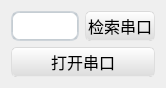
         <widget class="QWidget" name="layoutWidget2">
          <property name="geometry">
           <rect>
            <x>12</x>
            <y>37</y>
            <width>152</width>
            <height>56</height>
           </rect>
          </property>
          <layout class="QGridLayout" name="gridLayout_port" columnstretch="1,0">
           <item row="0" column="1">
            <widget class="QPushButton" name="pushButton_scanPort">
             <property name="sizePolicy">
              <sizepolicy hsizetype="Expanding" vsizetype="Minimum">
               <horstretch>0</horstretch>
               <verstretch>0</verstretch>
              </sizepolicy>
             </property>
             <property name="font">
              <font>
               <family>宋体</family>
               <pointsize>12</pointsize>
              </font>
             </property>
             <property name="styleSheet">
              <string notr="true">QPushButton{

	border-style: solid;
	border-top-color: qlineargradient(spread:pad, x1:0.5, y1:1, x2:0.5, y2:0, stop:0 rgb(215, 215, 215), stop:1 rgb(220, 220, 220));
	border-right-color: qlineargradient(spread:pad, x1:0, y1:0.5, x2:1, y2:0.5, stop:0 rgb(217, 217, 217), stop:1 rgb(227, 227, 227));
	border-left-color: qlineargradient(spread:pad, x1:0, y1:0.5, x2:1, y2:0.5, stop:0 rgb(227, 227, 227), stop:1 rgb(217, 217, 217));
	border-bottom-color: qlineargradient(spread:pad, x1:0.5, y1:1, x2:0.5, y2:0, stop:0 rgb(215, 215, 215), stop:1 rgb(255, 255, 255));
	border-width: 1px;
	border-radius: 5px;
	color: rgb(0,0,0);
	padding: 2px;
	background-color: qlineargradient(spread:pad, x1:0.5, y1:1, x2:0.5, y2:0, stop:0 rgba(220, 220, 220, 255), stop:1 rgba(255, 255, 255, 255));
}
QPushButton::default{
	border-style: solid;
	border-top-color: qlineargradient(spread:pad, x1:0.5, y1:1, x2:0.5, y2:0, stop:0 rgb(215, 215, 215), stop:1 rgb(222, 222, 222));
	border-right-color: qlineargradient(spread:pad, x1:0, y1:0.5, x2:1, y2:0.5, stop:0 rgb(217, 217, 217), stop:1 rgb(227, 227, 227));
	border-left-color: qlineargradient(spread:pad, x1:0, y1:0.5, x2:1, y2:0.5, stop:0 rgb(227, 227, 227), stop:1 rgb(217, 217, 217));
	border-bottom-color: qlineargradient(spread:pad, x1:0.5, y1:1, x2:0.5, y2:0, stop:0 rgb(215, 215, 215), stop:1 rgb(222, 222, 222));
	border-width: 1px;
	border-radius: 5px;
	color: rgb(0,0,0);
	padding: 2px;
	background-color: rgb(255,255,255);
}
QPushButton:hover{
	border-style: solid;
	border-top-color: qlineargradient(spread:pad, x1:0.5, y1:1, x2:0.5, y2:0, stop:0 rgb(195, 195, 195), stop:1 rgb(222, 222, 222));
	border-right-color: qlineargradient(spread:pad, x1:0, y1:0.5, x2:1, y2:0.5, stop:0 rgb(197, 197, 197), stop:1 rgb(227, 227, 227));
	border-left-color: qlineargradient(spread:pad, x1:0, y1:0.5, x2:1, y2:0.5, stop:0 rgb(227, 227, 227), stop:1 rgb(197, 197, 197));
	border-bottom-color: qlineargradient(spread:pad, x1:0.5, y1:1, x2:0.5, y2:0, stop:0 rgb(195, 195, 195), stop:1 rgb(222, 222, 222));
	border-width: 1px;
	border-radius: 5px;
	color: rgb(0,0,0);
	padding: 2px;
	background-color: rgb(255,255,255);
}
QPushButton:pressed{
	border-style: solid;
	border-top-color: qlineargradient(spread:pad, x1:0.5, y1:1, x2:0.5, y2:0, stop:0 rgb(215, 215, 215), stop:1 rgb(222, 222, 222));
	border-right-color: qlineargradient(spread:pad, x1:0, y1:0.5, x2:1, y2:0.5, stop:0 rgb(217, 217, 217), stop:1 rgb(227, 227, 227));
	border-left-color: qlineargradient(spread:pad, x1:0, y1:0.5, x2:1, y2:0.5, stop:0 rgb(227, 227, 227), stop:1 rgb(217, 217, 217));
	border-bottom-color: qlineargradient(spread:pad, x1:0.5, y1:1, x2:0.5, y2:0, stop:0 rgb(215, 215, 215), stop:1 rgb(222, 222, 222));
	border-width: 1px;
	border-radius: 5px;
	color: rgb(0,0,0);
	padding: 2px;
	background-color: rgb(142,142,142);
}
QPushButton:disabled{
	border-style: solid;
	border-top-color: qlineargradient(spread:pad, x1:0.5, y1:1, x2:0.5, y2:0, stop:0 rgb(215, 215, 215), stop:1 rgb(222, 222, 222));
	border-right-color: qlineargradient(spread:pad, x1:0, y1:0.5, x2:1, y2:0.5, stop:0 rgb(217, 217, 217), stop:1 rgb(227, 227, 227));
	border-left-color: qlineargradient(spread:pad, x1:0, y1:0.5, x2:1, y2:0.5, stop:0 rgb(227, 227, 227), stop:1 rgb(217, 217, 217));
	border-bottom-color: qlineargradient(spread:pad, x1:0.5, y1:1, x2:0.5, y2:0, stop:0 rgb(215, 215, 215), stop:1 rgb(222, 222, 222));
	border-width: 1px;
	border-radius: 5px;
	color: #808086;
	padding: 2px;
	background-color: rgb(142,142,142);
}</string>
             </property>
             <property name="text">
              <string>检索串口</string>
             </property>
            </widget>
           </item>
           <item row="0" column="0">
            <widget class="QComboBox" name="comboBox_portNames">
             <property name="sizePolicy">
              <sizepolicy hsizetype="Expanding" vsizetype="Expanding">
               <horstretch>0</horstretch>
               <verstretch>0</verstretch>
              </sizepolicy>
             </property>
             <property name="font">
              <font>
               <family>Times New Roman</family>
               <pointsize>9</pointsize>
              </font>
             </property>
             <property name="styleSheet">
              <string notr="true">QComboBox, QFontComboBox {
    border-width: 2px;
    border-radius: 8px;
    border-style: solid;
    border-top-color: qlineargradient(spread:pad, x1:0.5, y1:1, x2:0.5, y2:0, stop:0 #c1c9cf, stop:1 #d2d8dd);
    border-right-color: qlineargradient(spread:pad, x1:0, y1:0, x2:1, y2:0, stop:0 #c1c9cf, stop:1 #d2d8dd);
    border-bottom-color: qlineargradient(spread:pad, x1:0.5, y1:0, x2:0.5, y2:1, stop:0 #c1c9cf, stop:1 #d2d8dd);
    border-left-color: qlineargradient(spread:pad, x1:1, y1:0, x2:0, y2:0, stop:0 #c1c9cf, stop:1 #d2d8dd);
    background-color: #f4f4f4;
    color: #272727;
    padding-left: 5px;
}
QComboBox:editable, QComboBox:!editable, QComboBox::drop-down:editable, QComboBox:!editable:on, QComboBox::drop-down:editable:on {
    background: #ffffff;
}
QComboBox::drop-down {
    subcontrol-origin: padding;
    subcontrol-position: top right;
    width: 15px;
    color: #272727;

    border-top-right-radius: 3px;
    border-bottom-right-radius: 3px;
}
 
QComboBox::down-arrow {
     image: url(:/combox/images/arrow-down-bold.png);
}</string>
             </property>
            </widget>
           </item>
           <item row="1" column="0" colspan="2">
            <widget class="QPushButton" name="pushButton_openPort">
             <property name="enabled">
              <bool>true</bool>
             </property>
             <property name="sizePolicy">
              <sizepolicy hsizetype="Expanding" vsizetype="Expanding">
               <horstretch>0</horstretch>
               <verstretch>0</verstretch>
              </sizepolicy>
             </property>
             <property name="font">
              <font>
               <family>宋体</family>
               <pointsize>12</pointsize>
              </font>
             </property>
             <property name="styleSheet">
              <string notr="true">QPushButton{

	border-style: solid;
	border-top-color: qlineargradient(spread:pad, x1:0.5, y1:1, x2:0.5, y2:0, stop:0 rgb(215, 215, 215), stop:1 rgb(220, 220, 220));
	border-right-color: qlineargradient(spread:pad, x1:0, y1:0.5, x2:1, y2:0.5, stop:0 rgb(217, 217, 217), stop:1 rgb(227, 227, 227));
	border-left-color: qlineargradient(spread:pad, x1:0, y1:0.5, x2:1, y2:0.5, stop:0 rgb(227, 227, 227), stop:1 rgb(217, 217, 217));
	border-bottom-color: qlineargradient(spread:pad, x1:0.5, y1:1, x2:0.5, y2:0, stop:0 rgb(215, 215, 215), stop:1 rgb(255, 255, 255));
	border-width: 1px;
	border-radius: 5px;
	color: rgb(0,0,0);
	padding: 2px;
	background-color: qlineargradient(spread:pad, x1:0.5, y1:1, x2:0.5, y2:0, stop:0 rgba(220, 220, 220, 255), stop:1 rgba(255, 255, 255, 255));
}
QPushButton::default{
	border-style: solid;
	border-top-color: qlineargradient(spread:pad, x1:0.5, y1:1, x2:0.5, y2:0, stop:0 rgb(215, 215, 215), stop:1 rgb(222, 222, 222));
	border-right-color: qlineargradient(spread:pad, x1:0, y1:0.5, x2:1, y2:0.5, stop:0 rgb(217, 217, 217), stop:1 rgb(227, 227, 227));
	border-left-color: qlineargradient(spread:pad, x1:0, y1:0.5, x2:1, y2:0.5, stop:0 rgb(227, 227, 227), stop:1 rgb(217, 217, 217));
	border-bottom-color: qlineargradient(spread:pad, x1:0.5, y1:1, x2:0.5, y2:0, stop:0 rgb(215, 215, 215), stop:1 rgb(222, 222, 222));
	border-width: 1px;
	border-radius: 5px;
	color: rgb(0,0,0);
	padding: 2px;
	background-color: rgb(255,255,255);
}
QPushButton:hover{
	border-style: solid;
	border-top-color: qlineargradient(spread:pad, x1:0.5, y1:1, x2:0.5, y2:0, stop:0 rgb(195, 195, 195), stop:1 rgb(222, 222, 222));
	border-right-color: qlineargradient(spread:pad, x1:0, y1:0.5, x2:1, y2:0.5, stop:0 rgb(197, 197, 197), stop:1 rgb(227, 227, 227));
	border-left-color: qlineargradient(spread:pad, x1:0, y1:0.5, x2:1, y2:0.5, stop:0 rgb(227, 227, 227), stop:1 rgb(197, 197, 197));
	border-bottom-color: qlineargradient(spread:pad, x1:0.5, y1:1, x2:0.5, y2:0, stop:0 rgb(195, 195, 195), stop:1 rgb(222, 222, 222));
	border-width: 1px;
	border-radius: 5px;
	color: rgb(0,0,0);
	padding: 2px;
	background-color: rgb(255,255,255);
}
QPushButton:pressed{
	border-style: solid;
	border-top-color: qlineargradient(spread:pad, x1:0.5, y1:1, x2:0.5, y2:0, stop:0 rgb(215, 215, 215), stop:1 rgb(222, 222, 222));
	border-right-color: qlineargradient(spread:pad, x1:0, y1:0.5, x2:1, y2:0.5, stop:0 rgb(217, 217, 217), stop:1 rgb(227, 227, 227));
	border-left-color: qlineargradient(spread:pad, x1:0, y1:0.5, x2:1, y2:0.5, stop:0 rgb(227, 227, 227), stop:1 rgb(217, 217, 217));
	border-bottom-color: qlineargradient(spread:pad, x1:0.5, y1:1, x2:0.5, y2:0, stop:0 rgb(215, 215, 215), stop:1 rgb(222, 222, 222));
	border-width: 1px;
	border-radius: 5px;
	color: rgb(0,0,0);
	padding: 2px;
	background-color: rgb(142,142,142);
}
QPushButton:disabled{
	border-style: solid;
	border-top-color: qlineargradient(spread:pad, x1:0.5, y1:1, x2:0.5, y2:0, stop:0 rgb(215, 215, 215), stop:1 rgb(222, 222, 222));
	border-right-color: qlineargradient(spread:pad, x1:0, y1:0.5, x2:1, y2:0.5, stop:0 rgb(217, 217, 217), stop:1 rgb(227, 227, 227));
	border-left-color: qlineargradient(spread:pad, x1:0, y1:0.5, x2:1, y2:0.5, stop:0 rgb(227, 227, 227), stop:1 rgb(217, 217, 217));
	border-bottom-color: qlineargradient(spread:pad, x1:0.5, y1:1, x2:0.5, y2:0, stop:0 rgb(215, 215, 215), stop:1 rgb(222, 222, 222));
	border-width: 1px;
	border-radius: 5px;
	color: #808086;
	padding: 2px;
	background-color: rgb(142,142,142);
}</string>
             </property>
             <property name="text">
              <string>打开串口</string>
             </property>
            </widget>
           </item>
          </layout>
         </widget>
